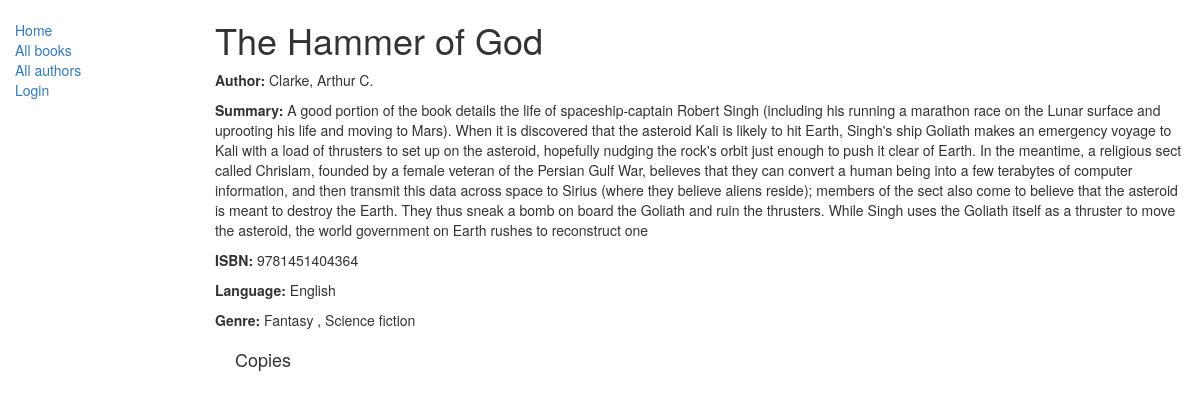
/catalog/book/2, run on the app's committed database.
### catalog/models.py (models this page shows, shortened)
class Book(models.Model):
    title = models.CharField(max_length=200)
    author = models.ForeignKey('Author', on_delete=models.SET_NULL, null=True)
    summary = models.TextField(max_length=1000, help_text="Enter a brief description of the book")
    isbn = models.CharField('ISBN', max_length=13, help_text='13 Character <a href="https://www.isbn-international.org/content/what-isbn">ISBN number</a>')
    genre = models.ManyToManyField(Genre, help_text="Select a genre for this book")
    language = models.ForeignKey('Language', on_delete=models.SET_NULL, null=True)
    def display_genre(self):
        ''' Display genre in Admin'''
        return ', '.join([genre.name for genre in self.genre.all()[:3]])
    display_genre.short_description = 'Genre'

class Author(models.Model):
    first_name = models.CharField(max_length=100)
    last_name = models.CharField(max_length=100)
    date_of_birth = models.DateField(null=True, blank=True)
    date_of_death = models.DateField('Died', null=True, blank=True)
    def __str__(self):
        return '%s, %s' % (self.last_name, self.first_name)

class Language(models.Model):
    name = models.CharField(max_length=200, help_text="Enter the book's natural language (e.g. English, French, Japanese etc.)")
    def __str__(self):
        return self.name

class Genre(models.Model):
    name = models.CharField(max_length=200, help_text="Enter a book genre (e.g. Science Fiction, French Poetry etc.)")
    def __str__(self):
        return self.name

### catalog/views.py (the view)
# urls.py: path('book/<int:pk>', views.BookDetailView.as_view(), name='book-detail'),
class BookDetailView(DetailView):
    model = Book

### templates/catalog/book_detail.html (shortened to what this page needs)
{% extends "base_generic.html" %}
{% block content %}
    <h1>{{book.title}}</h1>
    <p><strong>Author: </strong>{{book.author}}</p>
    <p><strong>Summary: </strong>{{book.summary}}</p>
    <p><strong>ISBN: </strong>{{book.isbn}}</p>
    <p><strong>Language: </strong>{{book.language}}</p>
    <p><strong>Genre: </strong>
        {% for genre in book.genre.all %}
            {{genre}} {% if not forloop.last %}, {% endif %}
        {% endfor %}
    </p>
    <div class="bookinstance">
        <h4>Copies</h4>
    </div>
{% endblock %}

### catalog/static/css/styles.css (style rules this page uses)
.bookinstance { margin-top: 20px; margin-left: 20px; }

### data on the page
Book: title "The Hammer of God", author "Clarke, Arthur C.", summary "A good portion of the book details the life of spaceship-captain Robert Singh (including his running a marathon race on the Lunar surface and uprooting his life and moving to Mars). When it is discovered that the asteroid Kali is likely to hit Earth, Singh's ship Goliath makes an emergency voyage to Kali with a load of thrusters to set up on the asteroid, hopefully nudging the rock's orbit just enough to push it clear of Earth. In the meantime, a religious sect called Chrislam, founded by a female veteran of the Persian Gulf War, believes that they can convert a human being into a few terabytes of computer information, and then transmit this data across space to Sirius (where they believe…", isbn "9781451404364", language "English"
Genre: name "Fantasy"
Genre: name "Science fiction"
